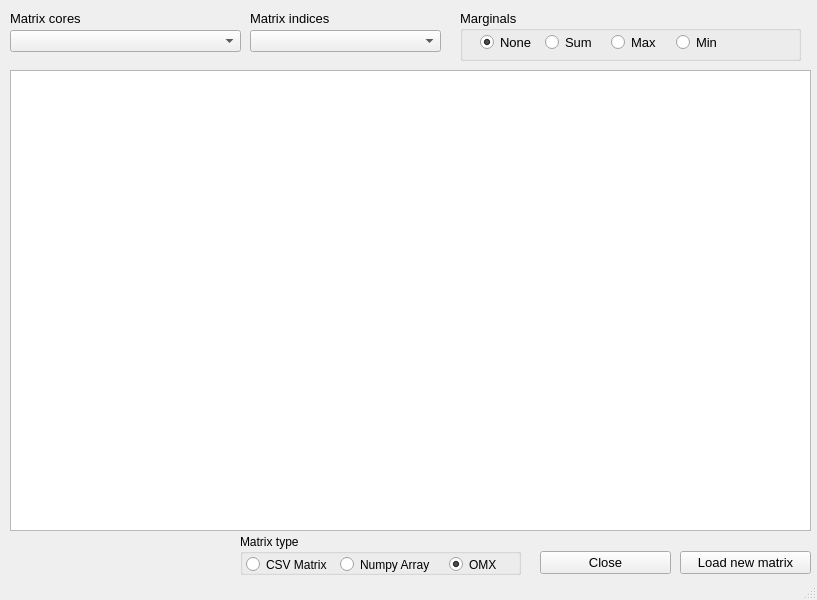
<?xml version="1.0" encoding="UTF-8"?>
<ui version="4.0">
 <class>MatrixViewer</class>
 <widget class="QMainWindow" name="MatrixViewer">
  <property name="windowModality">
   <enum>Qt::ApplicationModal</enum>
  </property>
  <property name="enabled">
   <bool>true</bool>
  </property>
  <property name="geometry">
   <rect>
    <x>0</x>
    <y>0</y>
    <width>817</width>
    <height>600</height>
   </rect>
  </property>
  <property name="windowTitle">
   <string>MainWindow</string>
  </property>
  <widget class="QWidget" name="centralwidget">
   <widget class="QComboBox" name="matrix_cores_selector">
    <property name="geometry">
     <rect>
      <x>10</x>
      <y>30</y>
      <width>231</width>
      <height>22</height>
     </rect>
    </property>
   </widget>
   <widget class="QGroupBox" name="groupBox">
    <property name="geometry">
     <rect>
      <x>460</x>
      <y>10</y>
      <width>341</width>
      <height>51</height>
     </rect>
    </property>
    <property name="font">
     <font>
      <pointsize>10</pointsize>
     </font>
    </property>
    <property name="title">
     <string>Marginals</string>
    </property>
    <widget class="QWidget" name="layoutWidget">
     <property name="geometry">
      <rect>
       <x>20</x>
       <y>20</y>
       <width>255</width>
       <height>25</height>
      </rect>
     </property>
     <layout class="QHBoxLayout" name="horizontalLayout">
      <item>
       <widget class="QRadioButton" name="marg_no_marg">
        <property name="text">
         <string>None</string>
        </property>
        <property name="checked">
         <bool>true</bool>
        </property>
       </widget>
      </item>
      <item>
       <widget class="QRadioButton" name="marg_sum_marg">
        <property name="text">
         <string>Sum</string>
        </property>
        <property name="checkable">
         <bool>true</bool>
        </property>
       </widget>
      </item>
      <item>
       <widget class="QRadioButton" name="marg_max_marg">
        <property name="text">
         <string>Max</string>
        </property>
        <property name="checkable">
         <bool>true</bool>
        </property>
       </widget>
      </item>
      <item>
       <widget class="QRadioButton" name="marg_min_marg">
        <property name="text">
         <string>Min</string>
        </property>
        <property name="checkable">
         <bool>true</bool>
        </property>
       </widget>
      </item>
     </layout>
    </widget>
   </widget>
   <widget class="QLabel" name="label">
    <property name="geometry">
     <rect>
      <x>10</x>
      <y>10</y>
      <width>81</width>
      <height>16</height>
     </rect>
    </property>
    <property name="font">
     <font>
      <pointsize>10</pointsize>
     </font>
    </property>
    <property name="text">
     <string>Matrix cores</string>
    </property>
   </widget>
   <widget class="QComboBox" name="matrix_index_selector">
    <property name="geometry">
     <rect>
      <x>250</x>
      <y>30</y>
      <width>191</width>
      <height>22</height>
     </rect>
    </property>
   </widget>
   <widget class="QLabel" name="label_2">
    <property name="geometry">
     <rect>
      <x>250</x>
      <y>10</y>
      <width>141</width>
      <height>16</height>
     </rect>
    </property>
    <property name="font">
     <font>
      <pointsize>10</pointsize>
     </font>
    </property>
    <property name="text">
     <string>Matrix indices</string>
    </property>
   </widget>
   <widget class="QPushButton" name="but_load_new_matrix">
    <property name="geometry">
     <rect>
      <x>680</x>
      <y>551</y>
      <width>131</width>
      <height>23</height>
     </rect>
    </property>
    <property name="font">
     <font>
      <pointsize>10</pointsize>
     </font>
    </property>
    <property name="text">
     <string>Load new matrix</string>
    </property>
   </widget>
   <widget class="QPushButton" name="but_close">
    <property name="geometry">
     <rect>
      <x>540</x>
      <y>551</y>
      <width>131</width>
      <height>23</height>
     </rect>
    </property>
    <property name="font">
     <font>
      <pointsize>10</pointsize>
     </font>
    </property>
    <property name="text">
     <string>Close</string>
    </property>
   </widget>
   <widget class="QGroupBox" name="groupBox_2">
    <property name="geometry">
     <rect>
      <x>240</x>
      <y>534</y>
      <width>281</width>
      <height>41</height>
     </rect>
    </property>
    <property name="title">
     <string>Matrix type</string>
    </property>
    <widget class="QRadioButton" name="radioButton">
     <property name="geometry">
      <rect>
       <x>6</x>
       <y>22</y>
       <width>91</width>
       <height>17</height>
      </rect>
     </property>
     <property name="text">
      <string>CSV Matrix</string>
     </property>
    </widget>
    <widget class="QRadioButton" name="radioButton_2">
     <property name="geometry">
      <rect>
       <x>100</x>
       <y>22</y>
       <width>101</width>
       <height>17</height>
      </rect>
     </property>
     <property name="text">
      <string>Numpy Array</string>
     </property>
    </widget>
    <widget class="QRadioButton" name="radioButton_3">
     <property name="geometry">
      <rect>
       <x>209</x>
       <y>22</y>
       <width>61</width>
       <height>17</height>
      </rect>
     </property>
     <property name="text">
      <string>OMX</string>
     </property>
     <property name="checked">
      <bool>true</bool>
     </property>
    </widget>
   </widget>
   <widget class="QTableView" name="matrix_viewer">
    <property name="geometry">
     <rect>
      <x>10</x>
      <y>70</y>
      <width>801</width>
      <height>461</height>
     </rect>
    </property>
   </widget>
  </widget>
  <widget class="QStatusBar" name="statusbar"/>
 </widget>
 <resources/>
 <connections/>
</ui>
